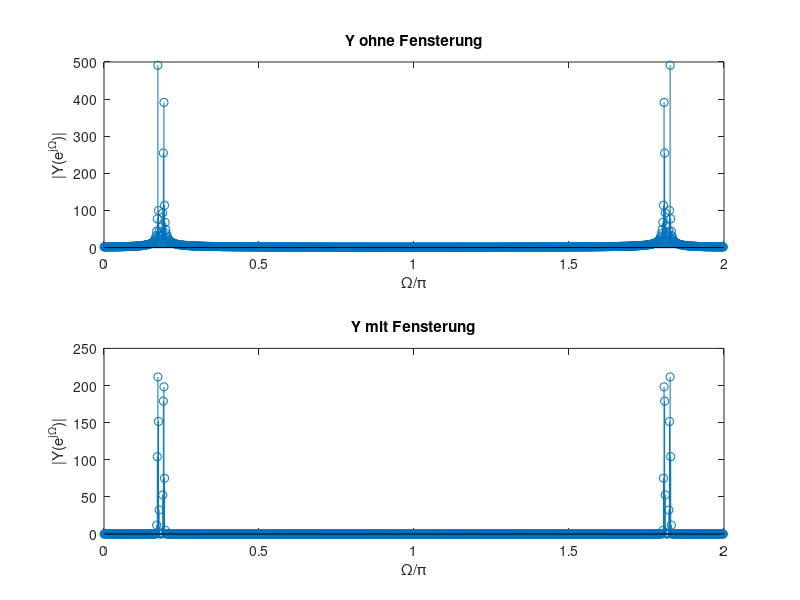

The MATLAB source for this figure:
clear all; close all; clc;

B0 = [1 -0.854];
A0 = [1 -1.708 1];
B1 = [1 -0.823];
A1 = [1 -1.645 1];
f_a = 8000;
N = 1024;
x = zeros(1,N);
x(1) = 1;

y0 = filter(B0,A0,x);
y1 = filter(B1,A1,x);
y = y0 + y1;
% Untersuchen Sie wie ändert sich die 2-Tonerkennung wenn man DFT
% der Länge Nz = 1024 (mit zero-padding) ohne und mit Fensterung
% (Blackman-Fenster) anwendet. Darstellen Sie die Amplitudengänge

% Ohne Fensterung
Y = abs(fft(y)); 
W = 2*(0:N-1)/N; 
% Mit Fensterung
w = blackman(N);
yb = y .* w';
Yb = abs(fft(yb)); 
Wb = 2*(0:N-1)/N;
% Darstellung
figure;
subplot(2,1,1);
stem(W,Y);xlabel('\Omega/\pi');ylabel('|Y(e^{j\Omega})|');title('Y ohne Fensterung');
subplot(2,1,2);
stem(Wb,Yb);xlabel('\Omega/\pi');ylabel('|Y(e^{j\Omega})|');title('Y mit Fensterung');